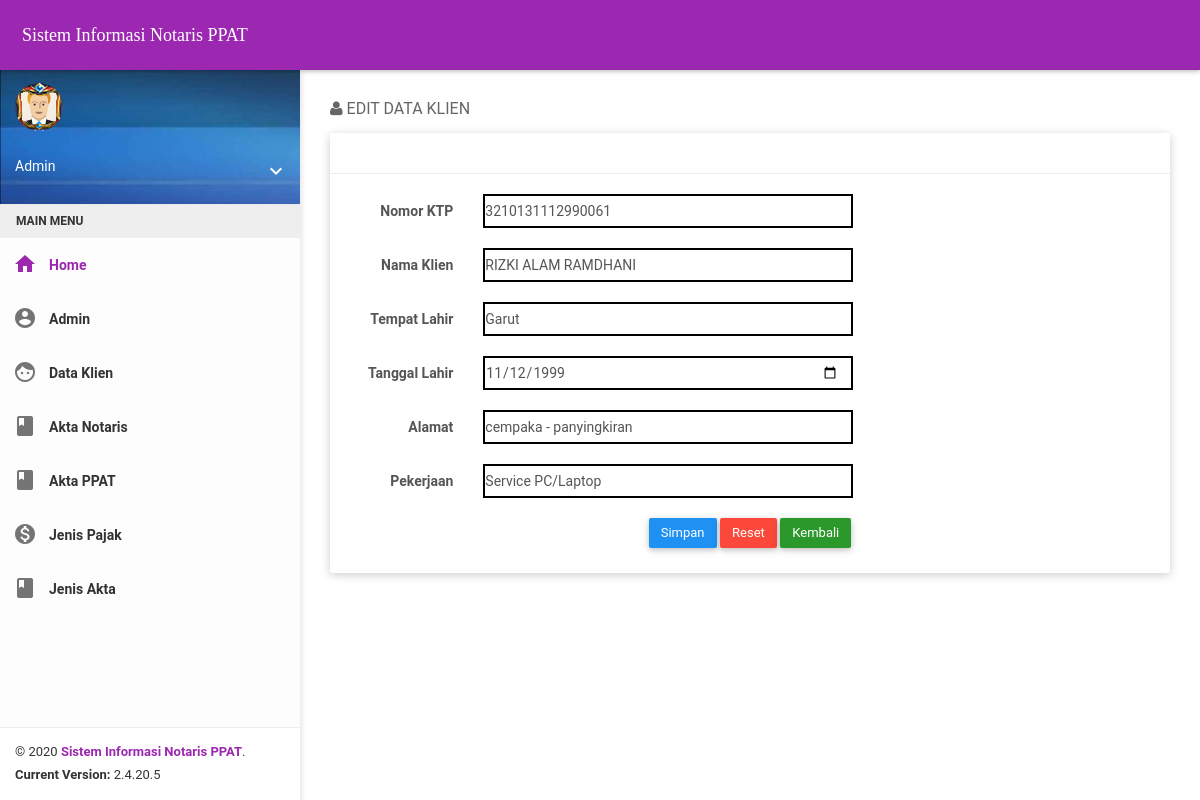
Screenshot of /Notaris2/index.php?pg=e_klien&pk=3210131112990061 (signed in) with the database file from the repository.
### tables this page shows
CREATE TABLE `klien` (
  `no_ktp` varchar(20) NOT NULL,
  `nama_klien` varchar(30) DEFAULT NULL,
  `alamat_klien` varchar(30) DEFAULT NULL,
  `tempat_lahir` varchar(30) DEFAULT NULL,
  `tanggal_lahir` date DEFAULT NULL,
  `pekerjaan` varchar(40) DEFAULT NULL,
  `id_jenis_akta` varchar(5) NOT NULL
);

### Notaris2/_partials/e_klien.php (the view, shortened to what this page needs)
<div class="block-header">
	<h2><i class="icon icon-user"></i> EDIT DATA KLIEN</h2>
</div>
<div class="card">
	<div class="header">
		<?php
			if(isset($_GET['pk'])){
				$pk = $_GET['pk'];
				$q3=mysqli_query($koneksi,"select * from klien where no_ktp='".$pk."'");
				$t=mysqli_fetch_array($q3);
			}
		?>
	</div>
	<div class="body">
		<form action="" method="post" class="form-horizontal">
			<div class="form-group">
				<label class="control-label col-md-2">Nomor KTP</label>
				<div class="col-md-6">
					<input class="form-control" type="text" name="no_ktp" required="" value="<?= $t['no_ktp']?>" />
				</div>
			</div>
			<div class="form-group">
				<label class="control-label col-md-2">Nama Klien</label>
				<div class="col-md-6">
					<input class="form-control" type="text" name="nama" required="" value="<?= $t['nama_klien']?>" />
				</div>
			</div>
			<div class="form-group">
				<label class="control-label col-md-2">Tempat Lahir</label>
				<div class="col-md-6">
					<input class="form-control" type="text" name="temp" required="" value="<?= $t['tempat_lahir']?>" />
				</div>
			</div>
			<div class="form-group">
				<label class="control-label col-md-2">Tanggal Lahir</label>
				<div class="col-md-6">
					<input class="form-control" type="date" name="tgl" required="" value="<?= $t['tanggal_lahir']?>" />
				</div>
			</div>
			<div class="form-group">
				<label class="control-label col-md-2">Alamat</label>
				<div class="col-md-6">
					<input class="form-control" type="text" name="almt" required="" value="<?= $t['alamat_klien']?>"/>
				</div>
			</div>
			<div class="form-group">
				<label class="control-label col-md-2">Pekerjaan</label>
				<div class="col-md-6">
					<input class="form-control" type="text" name="pkr" required="" value="<?= $t['pekerjaan']?>"/>
				</div>
			</div>
			<div class="form-actions text-center" style="padding-bottom:5px;">
				<input type="submit" name="Input" class="btn btn-primary" value="Simpan">
				<input type="reset" class="btn btn-danger" value="Reset">
				<a href="?pg=t_klien" class="btn btn-success">Kembali</a>
			</div>
		</form>
	</div>
</div>

### rows the page displays
klien: no_ktp "3210131112990061", nama "RIZKI ALAM RAMDHANI", temp "Garut", tgl "11/12/1999", almt "cempaka - panyingkiran", pkr "Service PC/Laptop"

### other values shown
$_SESSION['user'] "Admin"
